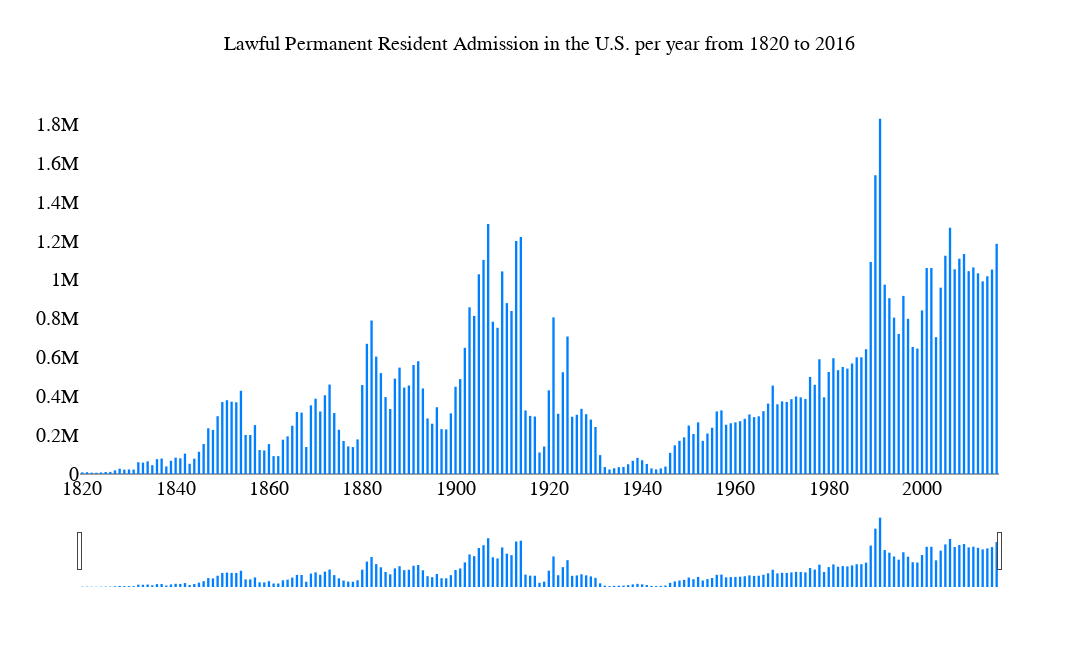

Notebook source saved alongside this figure:
### Markdown cell above
### This interactive cell enanble an user to input a year range
### and plot a bar graph of green card admission per year during that range.

### Code cell
bar1 = go.Bar(
    x = [year for year in range(1820,2016+1)],
    y = df1['Number'],
    marker=dict(color = '#0080ff'))
data = [bar1]


layout = go.Layout(
    title='Lawful Permanent Resident Admission in the U.S. per year from 1820 to 2016',
    titlefont=dict(family='Helvetica',size=20,color='#000000'),
    autosize=False,
    width=1079,
    height=667,
    bargap=0.5,
    xaxis=dict(
        showgrid=False,
        tickfont=dict(family='Helvetica',size=20,color='#000000'),
        rangeselector=dict(
            buttons=list([dict(count=1,label='1Y',step='year',stepmode='backward')])),
        rangeslider=dict(),type=None),
    yaxis=dict(
        showgrid=False,
        tickfont=dict(family='Helvetica',size=20,color='#000000'))
    )

fig = go.Figure(data=data, layout=layout)
ply.iplot(fig)

### Figure 1 — Plotly figure (JSON) as saved in the notebook; plotly's stock layout.template omitted (floating-point values rounded to 4 significant figures; data arrays with more than 128 entries replaced by an {"elided": "..."} marker saying what was removed)
{"data": [{"marker": {"color": "#0080ff"}, "type": "bar", "x": {"elided": "197 int values"}, "y": {"elided": "197 int values"}}], "layout": {"autosize": false, "bargap": 0.5, "height": 667, "title": "Lawful Permanent Resident Admission in the U.S. per year from 1820 to 2016", "titlefont": {"color": "#000000", "family": "Helvetica", "size": 20}, "width": 1079, "xaxis": {"rangeselector": {"buttons": [{"count": 1, "label": "1Y", "step": "year", "stepmode": "backward"}]}, "rangeslider": {}, "showgrid": false, "tickfont": {"color": "#000000", "family": "Helvetica", "size": 20}, "type": null}, "yaxis": {"showgrid": false, "tickfont": {"color": "#000000", "family": "Helvetica", "size": 20}}}}
